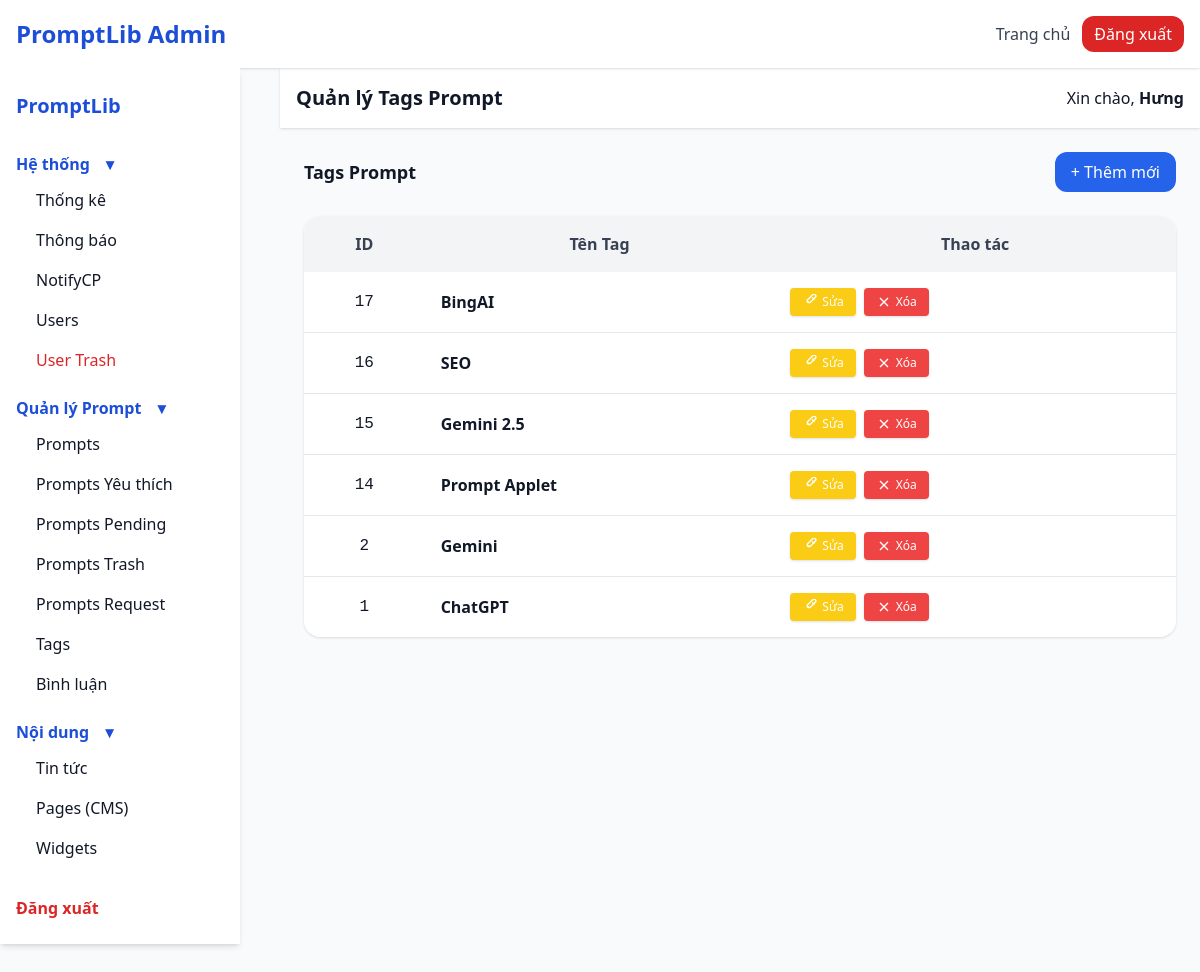
Page /admin/tags.php (signed in) on the committed database.
### tables this page shows
CREATE TABLE `tags` (
  `id` int(11) NOT NULL,
  `name` varchar(50) DEFAULT NULL
);

### admin/tags.php (the view, shortened to what this page needs)
<?php
require_once '../includes/loader.php';
$tags = $pdo->query("SELECT * FROM tags ORDER BY id DESC")->fetchAll(PDO::FETCH_ASSOC);
include 'layout.php';
?>
<div class="flex items-center justify-between mb-6">
    <h2 class="text-lg font-bold">Tags Prompt</h2>
    <button onclick="openTagModal()" class="bg-blue-600 text-white px-4 py-2 rounded-xl">+ Thêm mới</button>
</div>
<div class="overflow-x-auto rounded-2xl shadow mt-4">
<table class="min-w-full bg-white rounded-2xl overflow-hidden">
  <thead class="bg-gray-100">
    <tr>
      <th class="p-4 font-semibold text-gray-700 text-base">ID</th>
      <th class="p-4 font-semibold text-gray-700 text-base">Tên Tag</th>
      <th class="p-4 font-semibold text-gray-700 text-base">Thao tác</th>
    </tr>
  </thead>
  <tbody>
    <?php foreach ($tags as $tag): ?>
    <tr class="border-b last:border-0 hover:bg-blue-50 transition-all duration-150">
      <td class="p-4 text-center font-mono"><?= $tag['id'] ?></td>
      <td class="p-4 font-semibold text-gray-900"><?= htmlspecialchars($tag['name']) ?></td>
      <td class="p-4 flex gap-2">
        <button onclick="openTagModal(<?= $tag['id'] ?>, '<?= htmlspecialchars(addslashes($tag['name'])) ?>')" class="flex items-center gap-1 bg-yellow-400 hover:bg-yellow-500 text-white px-3 py-1.5 rounded shadow text-xs transition">
            <svg class="w-4 h-4" fill="none" stroke="currentColor" viewBox="0 0 24 24"><path stroke-width="2" d="M15.232 5.232l3.536 3.536M9 13h3l8-8a2.828 2.828 0 00-4-4l-8 8v3h3z"></path></svg>
            Sửa
        </button>
        <button onclick="deleteTag(<?= $tag['id'] ?>)" class="flex items-center gap-1 bg-red-500 hover:bg-red-600 text-white px-3 py-1.5 rounded shadow text-xs transition">
            <svg class="w-4 h-4" fill="none" stroke="currentColor" viewBox="0 0 24 24"><path stroke-width="2" d="M6 18L18 6M6 6l12 12"></path></svg>
            Xóa
        </button>
      </td>
    </tr>
    <?php endforeach; ?>
  </tbody>
</table>
</div>
<?php include 'layout_end.php'; ?>

### rows in the picture
tags: id "17", name "BingAI"
tags: id "16", name "SEO"
tags: id "15", name "Gemini 2.5"
tags: id "14", name "Prompt Applet"
tags: id "2", name "Gemini"
tags: id "1", name "ChatGPT"

### other values in the picture
$group "Hệ thống"
$item['label'] "Thống kê"
$item['label'] "Thông báo"
$item['label'] "NotifyCP"
$item['label'] "Users"
$item['label'] "User Trash"
$group "Quản lý Prompt"
$item['label'] "Prompts"
$item['label'] "Prompts Yêu thích"
$item['label'] "Prompts Pending"
$item['label'] "Prompts Trash"
$item['label'] "Prompts Request"
$item['label'] "Tags"
$item['label'] "Bình luận"
$group "Nội dung"
